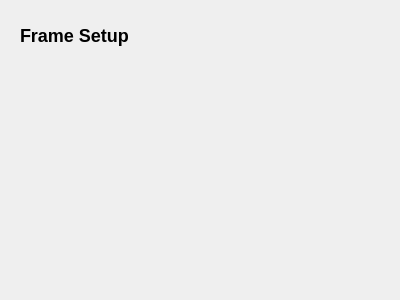
<?xml version="1.0" encoding="UTF-8"?>
<ui version="4.0">
 <class>FrameTypeConfig</class>
 <widget class="QWidget" name="FrameTypeConfig">
  <property name="geometry">
   <rect>
    <x>0</x>
    <y>0</y>
    <width>400</width>
    <height>300</height>
   </rect>
  </property>
  <property name="windowTitle">
   <string>Form</string>
  </property>
  <widget class="QLabel" name="label">
   <property name="geometry">
    <rect>
     <x>20</x>
     <y>20</y>
     <width>131</width>
     <height>31</height>
    </rect>
   </property>
   <property name="text">
    <string>&lt;h2&gt;Frame Setup&lt;/h2&gt;</string>
   </property>
   <property name="scaledContents">
    <bool>false</bool>
   </property>
  </widget>
 </widget>
 <resources/>
 <connections/>
</ui>
